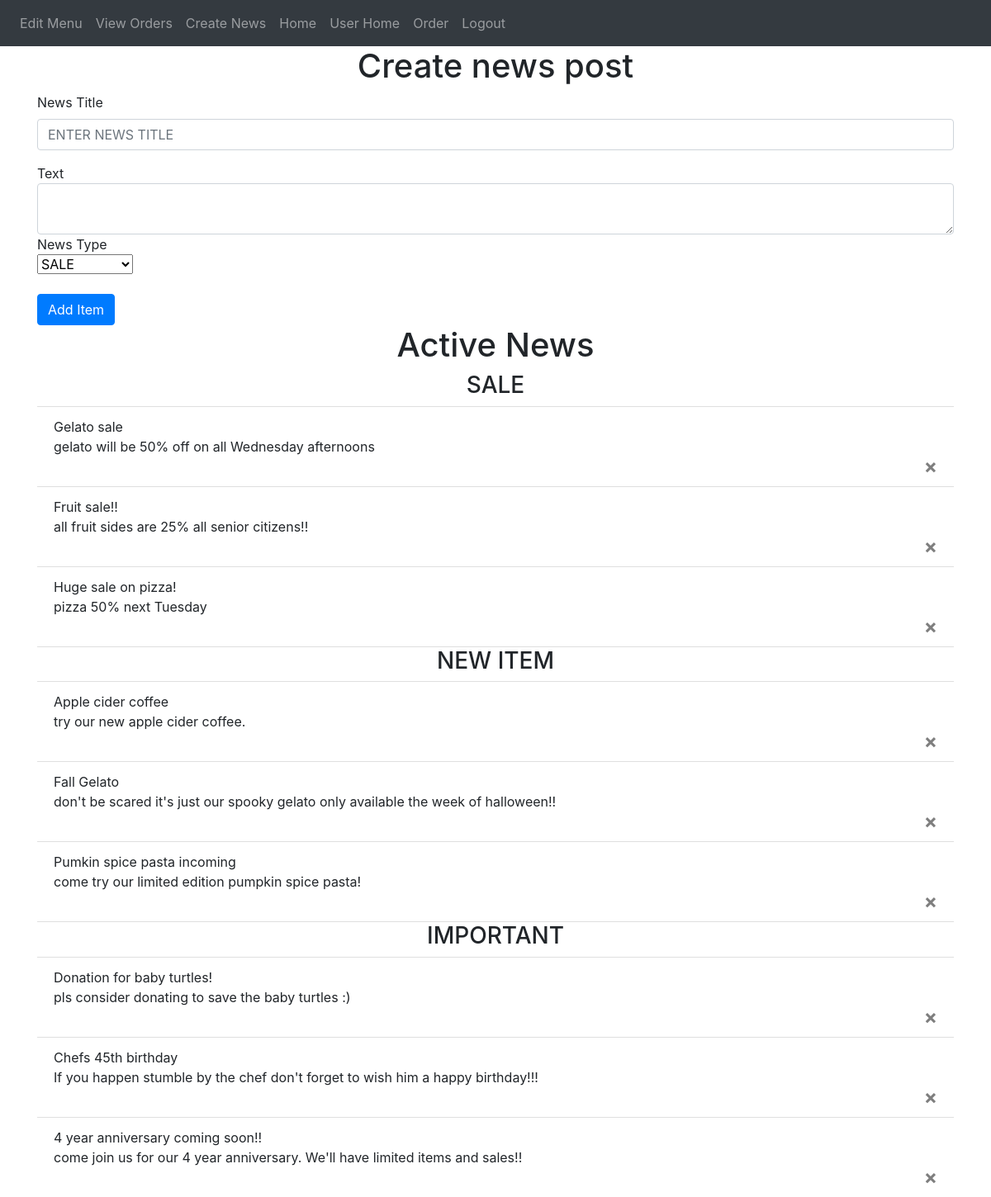
The app's page /create-news (signed in), older data.
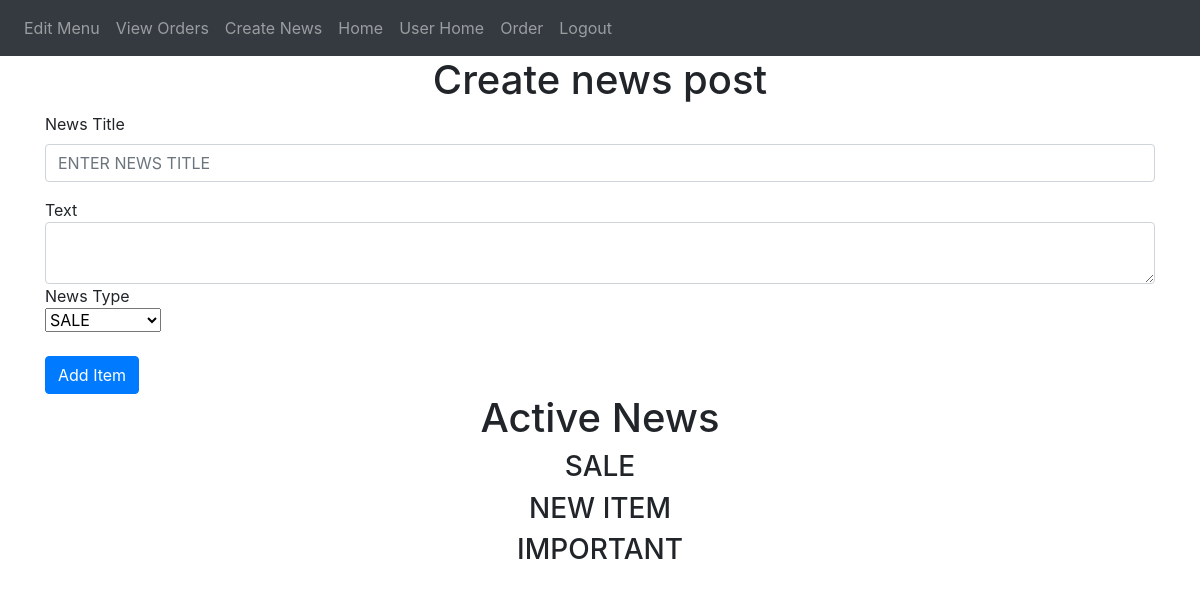
The same page, newer data.
### avanzareApp/models.py (models this page shows)
class News(db.Model):
    id = db.Column(db.Integer, primary_key=True)
    title = db.Column(db.String(150))
    text = db.Column(db.String(10000))
    news_type = db.Column(db.String(150))
    featured = db.Column(db.String(10))
    date = db.Column(db.DateTime(timezone=True), default=func.now())

### avanzareApp/views.py (the view, shortened to what this page needs)
@views.route('/create-news', methods=['GET', 'POST'])
@login_required
def create_news():
    news = db.session.query(News).order_by(News.id.desc()).all()
    return render_template("create_news.html", news=news, user=current_user)

### avanzareApp/__init__.py (called while the page is built)
def create_app():
    app = Flask(__name__)
    app.config['SECRET KEY'] = 'iudsdbciud ccdoi'
    app.config['SQLALCHEMY_DATABASE_URI'] = f'sqlite:///{DB_NAME}'
    db.init_app(app)
    from .views import views
    from .auth import auth
    app.register_blueprint(views, url_prefix='/')
    app.register_blueprint(auth, url_prefix='/')
    from .models import User, Note
    with app.app_context():
        db.create_all()
    login_manager = LoginManager()
    login_manager.login_view = 'auth.start_page'
    login_manager.init_app(app)
    @login_manager.user_loader
    def load_user(id):
        return User.query.get(int(id))
    return app

### avanzareApp/templates/create_news.html (shortened to what this page needs)
{% extends "base.html" %} {% block title %}Home{% endblock %}
{% block content %}
<form method="POST">
    <h1 align="center">Create news post</h1>
    <div class="form-group">
        <label for="title" >News Title</label>
        <input
                type="title"
                class="form-control"
                id="title"
                name="title"
                placeholder="ENTER NEWS TITLE"
        />
    </div>
    <div>Text</div>
    <textarea name="text" id="text" class="form-control"></textarea>
    <div>News Type</div>
    <select class="selectpicker" type="news_type" id="news_type" name="news_type">
      <option>SALE</option>
    </select>
    <br />
    <br />
    <button type="submit" class="btn btn-primary">Add Item</button>
</form>
<h1 align="center"> Active News </h1>
        <ul class="list-group list-group-flush" id="items">
            {% set print_once = 1 %}
            {% for news_type in ["SALE", "NEW ITEM", "IMPORTANT"] %}
                {% if print_once == 1 %}
                    <h3 align="center"> {{ news_type }} </h3>
                    {% set print_once = 0 %}
                {% endif %}
              {% for news_post in news %}
                    {% if news_post.news_type == news_type %}
                      <li class="list-group-item">
                          {{ news_post.title }}
                          <br />
                          {{ news_post.text }}
                          <br />
                          <button type="button" class="close" onClick="deleteNewsPost({{ news_post.id }})">
                              <span aria-hidden="true">&times;</span>
                            </button>
                      </li>
                    {% endif %}
              {% endfor %}
            {% set print_once = 1 %}
            {% endfor %}
        </ul>
{% endblock %}

Row changes from the older to the newer data that the page shows:
removed News: title "Gelato sale", text "gelato will be 50% off on all Wednesday afternoons", shown under "SALE"
removed News: title "Fruit sale!!", text "all fruit sides are 25% all senior citizens!!", shown under "SALE"
removed News: title "Huge sale on pizza!", text "pizza 50% next Tuesday", shown under "SALE"
removed News: title "Apple cider coffee", text "try our new apple cider coffee.", shown under "NEW ITEM"
removed News: title "Fall Gelato", text "don't be scared it's just our spooky gelato only available the week of halloween!!", shown under "NEW ITEM"
removed News: title "Pumkin spice pasta incoming", text "come try our limited edition pumpkin spice pasta!", shown under "NEW ITEM"
removed News: title "Donation for baby turtles!", text "pls consider donating to save the baby turtles :)", shown under "IMPORTANT"
removed News: title "Chefs 45th birthday", text "If you happen stumble by the chef don't forget to wish him a happy birthday!!!", shown under "IMPORTANT"
removed News: title "4 year anniversary coming soon!!", text "come join us for our 4 year anniversary. We'll have limited items and sales!!", shown under "IMPORTANT"
